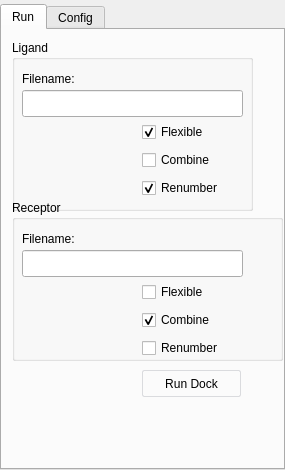
<?xml version="1.0" encoding="UTF-8"?>
<ui version="4.0">
 <class>DockingProjectDockPanel</class>
 <widget class="QWidget" name="DockingProjectDockPanel">
  <property name="geometry">
   <rect>
    <x>0</x>
    <y>0</y>
    <width>285</width>
    <height>470</height>
   </rect>
  </property>
  <property name="sizePolicy">
   <sizepolicy hsizetype="Preferred" vsizetype="Preferred">
    <horstretch>0</horstretch>
    <verstretch>0</verstretch>
   </sizepolicy>
  </property>
  <property name="minimumSize">
   <size>
    <width>285</width>
    <height>0</height>
   </size>
  </property>
  <property name="baseSize">
   <size>
    <width>0</width>
    <height>0</height>
   </size>
  </property>
  <property name="windowTitle">
   <string>Dock panel</string>
  </property>
  <property name="windowIcon">
   <iconset>
    <normaloff>:/images/StandardWorkPanels/build.png</normaloff>:/images/StandardWorkPanels/build.png</iconset>
  </property>
  <property name="whatsThis">
   <string/>
  </property>
  <property name="styleSheet">
   <string notr="true"> QPushButton {
     border: 1px solid #dadbde;
     background-color: qlineargradient(x1: 0, y1: 0, x2: 0, y2: 1,
                                       stop: 0 #dadbde, stop: 1 #f6f7fa);
     border-radius: 2px;
     min-width: 34px;
     min-height: 24px;
 }

 QPushButton:checked {
     border: 2px solid #777777;
 }</string>
  </property>
  <layout class="QGridLayout" name="gridLayout_2">
   <property name="leftMargin">
    <number>0</number>
   </property>
   <property name="topMargin">
    <number>4</number>
   </property>
   <property name="rightMargin">
    <number>0</number>
   </property>
   <property name="bottomMargin">
    <number>0</number>
   </property>
   <property name="spacing">
    <number>2</number>
   </property>
   <item row="0" column="0">
    <widget class="QTabWidget" name="tabWidgetDock">
     <property name="minimumSize">
      <size>
       <width>0</width>
       <height>0</height>
      </size>
     </property>
     <property name="currentIndex">
      <number>0</number>
     </property>
     <widget class="QWidget" name="tabRun">
      <attribute name="title">
       <string>Run</string>
      </attribute>
      <widget class="QGroupBox" name="groupBox">
       <property name="geometry">
        <rect>
         <x>10</x>
         <y>10</y>
         <width>241</width>
         <height>171</height>
        </rect>
       </property>
       <property name="title">
        <string>Ligand</string>
       </property>
       <widget class="QLineEdit" name="lineEditLigand">
        <property name="geometry">
         <rect>
          <x>10</x>
          <y>50</y>
          <width>221</width>
          <height>27</height>
         </rect>
        </property>
       </widget>
       <widget class="QLabel" name="label_10">
        <property name="geometry">
         <rect>
          <x>10</x>
          <y>30</y>
          <width>111</width>
          <height>17</height>
         </rect>
        </property>
        <property name="text">
         <string>Filename:</string>
        </property>
       </widget>
       <widget class="QWidget" name="verticalLayoutWidget_2">
        <property name="geometry">
         <rect>
          <x>130</x>
          <y>80</y>
          <width>103</width>
          <height>80</height>
         </rect>
        </property>
        <layout class="QVBoxLayout" name="verticalLayout_2">
         <item>
          <widget class="QCheckBox" name="flexibleLigandCB">
           <property name="toolTip">
            <string>Uncheck to output as a rigid molecule
(i.e. no branches or torsion tree)</string>
           </property>
           <property name="text">
            <string>Flexible</string>
           </property>
           <property name="checked">
            <bool>true</bool>
           </property>
          </widget>
         </item>
         <item>
          <widget class="QCheckBox" name="combineLigandCB">
           <property name="toolTip">
            <string>Combine separate molecular pieces of input into a single rigid molecule
(requires &quot;not Flexible&quot; option or will have no effect)</string>
           </property>
           <property name="text">
            <string>Combine</string>
           </property>
          </widget>
         </item>
         <item>
          <widget class="QCheckBox" name="renumberLigandCB">
           <property name="toolTip">
            <string>Renumber atoms sequentially
(uncheck is to preserve atom indices from input file)</string>
           </property>
           <property name="text">
            <string>Renumber</string>
           </property>
           <property name="checked">
            <bool>true</bool>
           </property>
          </widget>
         </item>
        </layout>
       </widget>
       <widget class="QWidget" name="LigandImg" native="true">
        <property name="geometry">
         <rect>
          <x>45</x>
          <y>85</y>
          <width>80</width>
          <height>70</height>
         </rect>
        </property>
       </widget>
      </widget>
      <widget class="QPushButton" name="RunDockPB">
       <property name="geometry">
        <rect>
         <x>140</x>
         <y>340</y>
         <width>99</width>
         <height>27</height>
        </rect>
       </property>
       <property name="palette">
        <palette>
         <active>
          <colorrole role="Button">
           <brush brushstyle="LinearGradientPattern">
            <gradient startx="0.000000000000000" starty="0.000000000000000" endx="0.000000000000000" endy="1.000000000000000" type="LinearGradient" spread="PadSpread" coordinatemode="ObjectBoundingMode">
             <gradientstop position="0.000000000000000">
              <color alpha="255">
               <red>218</red>
               <green>219</green>
               <blue>222</blue>
              </color>
             </gradientstop>
             <gradientstop position="1.000000000000000">
              <color alpha="255">
               <red>246</red>
               <green>247</green>
               <blue>250</blue>
              </color>
             </gradientstop>
            </gradient>
           </brush>
          </colorrole>
          <colorrole role="Base">
           <brush brushstyle="LinearGradientPattern">
            <gradient startx="0.000000000000000" starty="0.000000000000000" endx="0.000000000000000" endy="1.000000000000000" type="LinearGradient" spread="PadSpread" coordinatemode="ObjectBoundingMode">
             <gradientstop position="0.000000000000000">
              <color alpha="255">
               <red>218</red>
               <green>219</green>
               <blue>222</blue>
              </color>
             </gradientstop>
             <gradientstop position="1.000000000000000">
              <color alpha="255">
               <red>246</red>
               <green>247</green>
               <blue>250</blue>
              </color>
             </gradientstop>
            </gradient>
           </brush>
          </colorrole>
          <colorrole role="Window">
           <brush brushstyle="LinearGradientPattern">
            <gradient startx="0.000000000000000" starty="0.000000000000000" endx="0.000000000000000" endy="1.000000000000000" type="LinearGradient" spread="PadSpread" coordinatemode="ObjectBoundingMode">
             <gradientstop position="0.000000000000000">
              <color alpha="255">
               <red>218</red>
               <green>219</green>
               <blue>222</blue>
              </color>
             </gradientstop>
             <gradientstop position="1.000000000000000">
              <color alpha="255">
               <red>246</red>
               <green>247</green>
               <blue>250</blue>
              </color>
             </gradientstop>
            </gradient>
           </brush>
          </colorrole>
         </active>
         <inactive>
          <colorrole role="Button">
           <brush brushstyle="LinearGradientPattern">
            <gradient startx="0.000000000000000" starty="0.000000000000000" endx="0.000000000000000" endy="1.000000000000000" type="LinearGradient" spread="PadSpread" coordinatemode="ObjectBoundingMode">
             <gradientstop position="0.000000000000000">
              <color alpha="255">
               <red>218</red>
               <green>219</green>
               <blue>222</blue>
              </color>
             </gradientstop>
             <gradientstop position="1.000000000000000">
              <color alpha="255">
               <red>246</red>
               <green>247</green>
               <blue>250</blue>
              </color>
             </gradientstop>
            </gradient>
           </brush>
          </colorrole>
          <colorrole role="Base">
           <brush brushstyle="LinearGradientPattern">
            <gradient startx="0.000000000000000" starty="0.000000000000000" endx="0.000000000000000" endy="1.000000000000000" type="LinearGradient" spread="PadSpread" coordinatemode="ObjectBoundingMode">
             <gradientstop position="0.000000000000000">
              <color alpha="255">
               <red>218</red>
               <green>219</green>
               <blue>222</blue>
              </color>
             </gradientstop>
             <gradientstop position="1.000000000000000">
              <color alpha="255">
               <red>246</red>
               <green>247</green>
               <blue>250</blue>
              </color>
             </gradientstop>
            </gradient>
           </brush>
          </colorrole>
          <colorrole role="Window">
           <brush brushstyle="LinearGradientPattern">
            <gradient startx="0.000000000000000" starty="0.000000000000000" endx="0.000000000000000" endy="1.000000000000000" type="LinearGradient" spread="PadSpread" coordinatemode="ObjectBoundingMode">
             <gradientstop position="0.000000000000000">
              <color alpha="255">
               <red>218</red>
               <green>219</green>
               <blue>222</blue>
              </color>
             </gradientstop>
             <gradientstop position="1.000000000000000">
              <color alpha="255">
               <red>246</red>
               <green>247</green>
               <blue>250</blue>
              </color>
             </gradientstop>
            </gradient>
           </brush>
          </colorrole>
         </inactive>
         <disabled>
          <colorrole role="Button">
           <brush brushstyle="LinearGradientPattern">
            <gradient startx="0.000000000000000" starty="0.000000000000000" endx="0.000000000000000" endy="1.000000000000000" type="LinearGradient" spread="PadSpread" coordinatemode="ObjectBoundingMode">
             <gradientstop position="0.000000000000000">
              <color alpha="255">
               <red>218</red>
               <green>219</green>
               <blue>222</blue>
              </color>
             </gradientstop>
             <gradientstop position="1.000000000000000">
              <color alpha="255">
               <red>246</red>
               <green>247</green>
               <blue>250</blue>
              </color>
             </gradientstop>
            </gradient>
           </brush>
          </colorrole>
          <colorrole role="Base">
           <brush brushstyle="LinearGradientPattern">
            <gradient startx="0.000000000000000" starty="0.000000000000000" endx="0.000000000000000" endy="1.000000000000000" type="LinearGradient" spread="PadSpread" coordinatemode="ObjectBoundingMode">
             <gradientstop position="0.000000000000000">
              <color alpha="255">
               <red>218</red>
               <green>219</green>
               <blue>222</blue>
              </color>
             </gradientstop>
             <gradientstop position="1.000000000000000">
              <color alpha="255">
               <red>246</red>
               <green>247</green>
               <blue>250</blue>
              </color>
             </gradientstop>
            </gradient>
           </brush>
          </colorrole>
          <colorrole role="Window">
           <brush brushstyle="LinearGradientPattern">
            <gradient startx="0.000000000000000" starty="0.000000000000000" endx="0.000000000000000" endy="1.000000000000000" type="LinearGradient" spread="PadSpread" coordinatemode="ObjectBoundingMode">
             <gradientstop position="0.000000000000000">
              <color alpha="255">
               <red>218</red>
               <green>219</green>
               <blue>222</blue>
              </color>
             </gradientstop>
             <gradientstop position="1.000000000000000">
              <color alpha="255">
               <red>246</red>
               <green>247</green>
               <blue>250</blue>
              </color>
             </gradientstop>
            </gradient>
           </brush>
          </colorrole>
         </disabled>
        </palette>
       </property>
       <property name="autoFillBackground">
        <bool>false</bool>
       </property>
       <property name="text">
        <string>Run Dock</string>
       </property>
      </widget>
      <widget class="QGroupBox" name="groupBox_2">
       <property name="geometry">
        <rect>
         <x>10</x>
         <y>170</y>
         <width>271</width>
         <height>161</height>
        </rect>
       </property>
       <property name="title">
        <string>Receptor</string>
       </property>
       <widget class="QLineEdit" name="lineEditReceptor">
        <property name="geometry">
         <rect>
          <x>10</x>
          <y>50</y>
          <width>221</width>
          <height>27</height>
         </rect>
        </property>
       </widget>
       <widget class="QLabel" name="label_9">
        <property name="geometry">
         <rect>
          <x>10</x>
          <y>30</y>
          <width>81</width>
          <height>17</height>
         </rect>
        </property>
        <property name="text">
         <string>Filename:</string>
        </property>
       </widget>
       <widget class="QWidget" name="verticalLayoutWidget_3">
        <property name="geometry">
         <rect>
          <x>130</x>
          <y>80</y>
          <width>103</width>
          <height>80</height>
         </rect>
        </property>
        <layout class="QVBoxLayout" name="verticalLayout_3">
         <item>
          <widget class="QCheckBox" name="flexibleReceptorCB">
           <property name="toolTip">
            <string>Uncheck to output as a rigid molecule
(i.e. no branches or torsion tree)
Set flexible may consume amount of time for big molecule &gt;20 min</string>
           </property>
           <property name="text">
            <string>Flexible</string>
           </property>
          </widget>
         </item>
         <item>
          <widget class="QCheckBox" name="combineReceptorCB">
           <property name="toolTip">
            <string>Combine separate molecular pieces of input into a single rigid molecule
(requires &quot;not Flexible&quot; option or will have no effect)</string>
           </property>
           <property name="text">
            <string>Combine</string>
           </property>
           <property name="checked">
            <bool>true</bool>
           </property>
          </widget>
         </item>
         <item>
          <widget class="QCheckBox" name="renumberReceptorCB">
           <property name="toolTip">
            <string>Renumber atoms sequentially
(uncheck is to preserve atom indices from input file)</string>
           </property>
           <property name="text">
            <string>Renumber</string>
           </property>
          </widget>
         </item>
        </layout>
       </widget>
       <widget class="QWidget" name="ReceptorImg" native="true">
        <property name="geometry">
         <rect>
          <x>45</x>
          <y>85</y>
          <width>80</width>
          <height>70</height>
         </rect>
        </property>
       </widget>
      </widget>
     </widget>
     <widget class="QWidget" name="tabConfig">
      <attribute name="title">
       <string>Config</string>
      </attribute>
      <widget class="QGroupBox" name="BoxConfig">
       <property name="enabled">
        <bool>true</bool>
       </property>
       <property name="geometry">
        <rect>
         <x>10</x>
         <y>200</y>
         <width>281</width>
         <height>141</height>
        </rect>
       </property>
       <property name="title">
        <string>Box settings</string>
       </property>
       <layout class="QGridLayout" name="gridLayoutSetBox">
        <property name="leftMargin">
         <number>0</number>
        </property>
        <property name="topMargin">
         <number>0</number>
        </property>
        <property name="rightMargin">
         <number>0</number>
        </property>
        <property name="bottomMargin">
         <number>0</number>
        </property>
        <item row="2" column="1">
         <layout class="QHBoxLayout" name="horizontalLayoutBox">
          <item>
           <widget class="QQuantitySpinBox" name="BoxXSB">
            <property name="enabled">
             <bool>true</bool>
            </property>
            <property name="toolTip">
             <string>Position of box in x axis</string>
            </property>
            <property name="alignment">
             <set>Qt::AlignRight|Qt::AlignTrailing|Qt::AlignVCenter</set>
            </property>
            <property name="decimals">
             <number>3</number>
            </property>
            <property name="maximum">
             <double>999.990000000000009</double>
            </property>
           </widget>
          </item>
          <item>
           <widget class="QQuantitySpinBox" name="BoxYSB">
            <property name="enabled">
             <bool>true</bool>
            </property>
            <property name="toolTip">
             <string>Position of box in y axis</string>
            </property>
            <property name="alignment">
             <set>Qt::AlignRight|Qt::AlignTrailing|Qt::AlignVCenter</set>
            </property>
            <property name="decimals">
             <number>3</number>
            </property>
            <property name="maximum">
             <double>999.990000000000009</double>
            </property>
           </widget>
          </item>
          <item>
           <widget class="QQuantitySpinBox" name="BoxZSB">
            <property name="enabled">
             <bool>true</bool>
            </property>
            <property name="toolTip">
             <string>Position of box in z axis</string>
            </property>
            <property name="alignment">
             <set>Qt::AlignRight|Qt::AlignTrailing|Qt::AlignVCenter</set>
            </property>
            <property name="decimals">
             <number>3</number>
            </property>
            <property name="maximum">
             <double>999.990000000000009</double>
            </property>
           </widget>
          </item>
         </layout>
        </item>
        <item row="3" column="1">
         <layout class="QHBoxLayout" name="horizontalLayoutSizeLabels">
          <item>
           <widget class="QLabel" name="label_8">
            <property name="text">
             <string>Size X</string>
            </property>
            <property name="alignment">
             <set>Qt::AlignCenter</set>
            </property>
           </widget>
          </item>
          <item>
           <widget class="QLabel" name="label_7">
            <property name="text">
             <string>Size Y</string>
            </property>
            <property name="alignment">
             <set>Qt::AlignCenter</set>
            </property>
           </widget>
          </item>
          <item>
           <widget class="QLabel" name="label_5">
            <property name="text">
             <string>Size Z</string>
            </property>
            <property name="alignment">
             <set>Qt::AlignCenter</set>
            </property>
           </widget>
          </item>
         </layout>
        </item>
        <item row="4" column="1">
         <layout class="QHBoxLayout" name="horizontalLayoutSize">
          <item>
           <widget class="QQuantitySpinBox" name="SizeXSB">
            <property name="enabled">
             <bool>true</bool>
            </property>
            <property name="toolTip">
             <string>Dimension of box in x axis</string>
            </property>
            <property name="alignment">
             <set>Qt::AlignRight|Qt::AlignTrailing|Qt::AlignVCenter</set>
            </property>
            <property name="decimals">
             <number>0</number>
            </property>
            <property name="minimum">
             <double>0.000000000000000</double>
            </property>
            <property name="maximum">
             <double>999.000000000000000</double>
            </property>
            <property name="value">
             <double>0.000000000000000</double>
            </property>
           </widget>
          </item>
          <item>
           <widget class="QQuantitySpinBox" name="SizeYSB">
            <property name="enabled">
             <bool>true</bool>
            </property>
            <property name="toolTip">
             <string>Dimension of box in y axis</string>
            </property>
            <property name="alignment">
             <set>Qt::AlignRight|Qt::AlignTrailing|Qt::AlignVCenter</set>
            </property>
            <property name="decimals">
             <number>0</number>
            </property>
            <property name="maximum">
             <double>999.000000000000000</double>
            </property>
            <property name="value">
             <double>0.000000000000000</double>
            </property>
           </widget>
          </item>
          <item>
           <widget class="QQuantitySpinBox" name="SizeZSB">
            <property name="enabled">
             <bool>true</bool>
            </property>
            <property name="toolTip">
             <string>Dimension of box in z axis</string>
            </property>
            <property name="alignment">
             <set>Qt::AlignRight|Qt::AlignTrailing|Qt::AlignVCenter</set>
            </property>
            <property name="decimals">
             <number>0</number>
            </property>
            <property name="maximum">
             <double>999.000000000000000</double>
            </property>
           </widget>
          </item>
         </layout>
        </item>
        <item row="1" column="4">
         <spacer name="horizontalSpacer_12">
          <property name="orientation">
           <enum>Qt::Horizontal</enum>
          </property>
          <property name="sizeHint" stdset="0">
           <size>
            <width>40</width>
            <height>20</height>
           </size>
          </property>
         </spacer>
        </item>
        <item row="1" column="1">
         <layout class="QHBoxLayout" name="horizontalLayoutBoxLabels">
          <item>
           <widget class="QLabel" name="label_13">
            <property name="toolTip">
             <string>Position of box in x axis</string>
            </property>
            <property name="layoutDirection">
             <enum>Qt::LeftToRight</enum>
            </property>
            <property name="text">
             <string>X</string>
            </property>
            <property name="alignment">
             <set>Qt::AlignCenter</set>
            </property>
           </widget>
          </item>
          <item>
           <widget class="QLabel" name="label_14">
            <property name="toolTip">
             <string>Position of box in y axis</string>
            </property>
            <property name="text">
             <string>Y</string>
            </property>
            <property name="alignment">
             <set>Qt::AlignCenter</set>
            </property>
           </widget>
          </item>
          <item>
           <widget class="QLabel" name="label_15">
            <property name="toolTip">
             <string>Position of box in z axis</string>
            </property>
            <property name="text">
             <string>Z</string>
            </property>
            <property name="alignment">
             <set>Qt::AlignCenter</set>
            </property>
           </widget>
          </item>
         </layout>
        </item>
       </layout>
      </widget>
      <widget class="QGroupBox" name="controlsMain">
       <property name="enabled">
        <bool>true</bool>
       </property>
       <property name="geometry">
        <rect>
         <x>10</x>
         <y>10</y>
         <width>231</width>
         <height>185</height>
        </rect>
       </property>
       <property name="title">
        <string>Run settings</string>
       </property>
       <layout class="QGridLayout" name="gridLayout">
        <property name="leftMargin">
         <number>0</number>
        </property>
        <property name="topMargin">
         <number>0</number>
        </property>
        <property name="rightMargin">
         <number>0</number>
        </property>
        <property name="bottomMargin">
         <number>0</number>
        </property>
        <item row="5" column="1">
         <layout class="QHBoxLayout" name="horizontalLayout_7">
          <item>
           <widget class="QSpinBox" name="exhausSB">
            <property name="toolTip">
             <string>The exhaustiveness of the global search (roughly proportional to time): 1+, default is 8</string>
            </property>
            <property name="alignment">
             <set>Qt::AlignRight|Qt::AlignTrailing|Qt::AlignVCenter</set>
            </property>
            <property name="maximum">
             <number>9999999</number>
            </property>
           </widget>
          </item>
          <item>
           <spacer name="horizontalSpacer_7">
            <property name="orientation">
             <enum>Qt::Horizontal</enum>
            </property>
            <property name="sizeHint" stdset="0">
             <size>
              <width>58</width>
              <height>26</height>
             </size>
            </property>
           </spacer>
          </item>
         </layout>
        </item>
        <item row="4" column="1">
         <layout class="QHBoxLayout" name="horizontalLayout_5">
          <item>
           <widget class="QSpinBox" name="energyRangeSB">
            <property name="toolTip">
             <string>Maximum energy difference between the best binding mode and the worst one displayed (kcal/mol) default is 3</string>
            </property>
            <property name="alignment">
             <set>Qt::AlignRight|Qt::AlignTrailing|Qt::AlignVCenter</set>
            </property>
            <property name="minimum">
             <number>0</number>
            </property>
            <property name="maximum">
             <number>9999999</number>
            </property>
            <property name="value">
             <number>1</number>
            </property>
           </widget>
          </item>
          <item>
           <spacer name="horizontalSpacer_5">
            <property name="orientation">
             <enum>Qt::Horizontal</enum>
            </property>
            <property name="sizeHint" stdset="0">
             <size>
              <width>58</width>
              <height>26</height>
             </size>
            </property>
           </spacer>
          </item>
         </layout>
        </item>
        <item row="5" column="0">
         <widget class="QLabel" name="label">
          <property name="toolTip">
           <string>The exhaustiveness of the global search (roughly proportional to time): 1+, default is 8</string>
          </property>
          <property name="text">
           <string>Exhaustiveness:</string>
          </property>
         </widget>
        </item>
        <item row="3" column="1">
         <layout class="QHBoxLayout" name="horizontalLayout_9">
          <item>
           <widget class="QSpinBox" name="seedSB">
            <property name="toolTip">
             <string>Explicit random seed, default is disable seed</string>
            </property>
            <property name="alignment">
             <set>Qt::AlignRight|Qt::AlignTrailing|Qt::AlignVCenter</set>
            </property>
            <property name="minimum">
             <number>0</number>
            </property>
            <property name="maximum">
             <number>9999999</number>
            </property>
            <property name="value">
             <number>0</number>
            </property>
           </widget>
          </item>
          <item>
           <spacer name="horizontalSpacer_10">
            <property name="orientation">
             <enum>Qt::Horizontal</enum>
            </property>
            <property name="sizeHint" stdset="0">
             <size>
              <width>18</width>
              <height>27</height>
             </size>
            </property>
           </spacer>
          </item>
         </layout>
        </item>
        <item row="2" column="1">
         <layout class="QHBoxLayout" name="horizontalLayout_4">
          <item>
           <widget class="QSpinBox" name="procSB">
            <property name="toolTip">
             <string>The number of CPUs to use (the default is to try to detect the number of CPUs or, failing that, use 1)</string>
            </property>
            <property name="alignment">
             <set>Qt::AlignRight|Qt::AlignTrailing|Qt::AlignVCenter</set>
            </property>
            <property name="minimum">
             <number>1</number>
            </property>
            <property name="maximum">
             <number>9999999</number>
            </property>
            <property name="value">
             <number>1</number>
            </property>
           </widget>
          </item>
          <item>
           <spacer name="horizontalSpacer_4">
            <property name="orientation">
             <enum>Qt::Horizontal</enum>
            </property>
            <property name="sizeHint" stdset="0">
             <size>
              <width>58</width>
              <height>27</height>
             </size>
            </property>
           </spacer>
          </item>
         </layout>
        </item>
        <item row="1" column="0">
         <widget class="QLabel" name="label_2">
          <property name="toolTip">
           <string>maximum number of binding modes to generate, default is 9</string>
          </property>
          <property name="text">
           <string>Modes:</string>
          </property>
         </widget>
        </item>
        <item row="1" column="1">
         <layout class="QHBoxLayout" name="horizontalLayout_2">
          <item>
           <widget class="QSpinBox" name="modesSB">
            <property name="toolTip">
             <string>maximum number of binding modes to generate, default is 9</string>
            </property>
            <property name="alignment">
             <set>Qt::AlignRight|Qt::AlignTrailing|Qt::AlignVCenter</set>
            </property>
            <property name="maximum">
             <number>9999999</number>
            </property>
            <property name="value">
             <number>9</number>
            </property>
           </widget>
          </item>
          <item>
           <spacer name="horizontalSpacer_3">
            <property name="orientation">
             <enum>Qt::Horizontal</enum>
            </property>
            <property name="sizeHint" stdset="0">
             <size>
              <width>58</width>
              <height>27</height>
             </size>
            </property>
           </spacer>
          </item>
         </layout>
        </item>
        <item row="3" column="0">
         <widget class="QLabel" name="label_3">
          <property name="toolTip">
           <string>Explicit random seed, default is disable seed</string>
          </property>
          <property name="text">
           <string>Seed:</string>
          </property>
         </widget>
        </item>
        <item row="2" column="0">
         <widget class="QLabel" name="label_4">
          <property name="toolTip">
           <string>The number of CPUs to use (the default is to try to detect the number of CPUs or, failing that, use 1)</string>
          </property>
          <property name="text">
           <string>Processors:</string>
          </property>
         </widget>
        </item>
        <item row="4" column="0">
         <widget class="QLabel" name="label_6">
          <property name="toolTip">
           <string>Maximum energy difference between the best binding mode and the worst one displayed (kcal/mol) default is 3</string>
          </property>
          <property name="text">
           <string>Energy range:</string>
          </property>
         </widget>
        </item>
       </layout>
      </widget>
      <widget class="QLabel" name="label_12">
       <property name="geometry">
        <rect>
         <x>10</x>
         <y>350</y>
         <width>513</width>
         <height>17</height>
        </rect>
       </property>
       <property name="toolTip">
        <string>Output models (PDBQT)</string>
       </property>
       <property name="text">
        <string>Out filename:</string>
       </property>
      </widget>
      <widget class="QLineEdit" name="lineEditOutFile">
       <property name="geometry">
        <rect>
         <x>20</x>
         <y>370</y>
         <width>251</width>
         <height>27</height>
        </rect>
       </property>
       <property name="sizePolicy">
        <sizepolicy hsizetype="Expanding" vsizetype="Fixed">
         <horstretch>0</horstretch>
         <verstretch>0</verstretch>
        </sizepolicy>
       </property>
       <property name="minimumSize">
        <size>
         <width>0</width>
         <height>0</height>
        </size>
       </property>
       <property name="maximumSize">
        <size>
         <width>420</width>
         <height>16777215</height>
        </size>
       </property>
       <property name="baseSize">
        <size>
         <width>0</width>
         <height>0</height>
        </size>
       </property>
       <property name="toolTip">
        <string>Output models (PDBQT)</string>
       </property>
       <property name="layoutDirection">
        <enum>Qt::LeftToRight</enum>
       </property>
       <property name="autoFillBackground">
        <bool>false</bool>
       </property>
       <property name="text">
        <string/>
       </property>
      </widget>
      <widget class="QCheckBox" name="logCB">
       <property name="geometry">
        <rect>
         <x>170</x>
         <y>400</y>
         <width>101</width>
         <height>22</height>
        </rect>
       </property>
       <property name="toolTip">
        <string>Logging output of docking algorithm to the same dir under filename log.txt</string>
       </property>
       <property name="text">
        <string>Log output</string>
       </property>
       <property name="checked">
        <bool>true</bool>
       </property>
      </widget>
      <widget class="QCheckBox" name="configCB">
       <property name="geometry">
        <rect>
         <x>60</x>
         <y>400</y>
         <width>111</width>
         <height>22</height>
        </rect>
       </property>
       <property name="text">
        <string>Save Config</string>
       </property>
       <property name="checked">
        <bool>true</bool>
       </property>
      </widget>
     </widget>
    </widget>
   </item>
  </layout>
 </widget>
 <customwidgets>
  <customwidget>
   <class>QQuantitySpinBox</class>
   <extends>QDoubleSpinBox</extends>
   <header location="global">QuantitySpinBox.hpp</header>
  </customwidget>
 </customwidgets>
 <tabstops>
  <tabstop>tabWidgetDock</tabstop>
  <tabstop>lineEditLigand</tabstop>
  <tabstop>lineEditReceptor</tabstop>
  <tabstop>RunDockPB</tabstop>
  <tabstop>flexibleLigandCB</tabstop>
  <tabstop>combineLigandCB</tabstop>
  <tabstop>renumberLigandCB</tabstop>
  <tabstop>flexibleReceptorCB</tabstop>
  <tabstop>combineReceptorCB</tabstop>
  <tabstop>renumberReceptorCB</tabstop>
  <tabstop>modesSB</tabstop>
  <tabstop>procSB</tabstop>
  <tabstop>seedSB</tabstop>
  <tabstop>energyRangeSB</tabstop>
  <tabstop>exhausSB</tabstop>
  <tabstop>BoxXSB</tabstop>
  <tabstop>BoxYSB</tabstop>
  <tabstop>BoxZSB</tabstop>
  <tabstop>SizeXSB</tabstop>
  <tabstop>SizeYSB</tabstop>
  <tabstop>SizeZSB</tabstop>
  <tabstop>lineEditOutFile</tabstop>
  <tabstop>configCB</tabstop>
  <tabstop>logCB</tabstop>
 </tabstops>
 <resources/>
 <connections/>
</ui>
